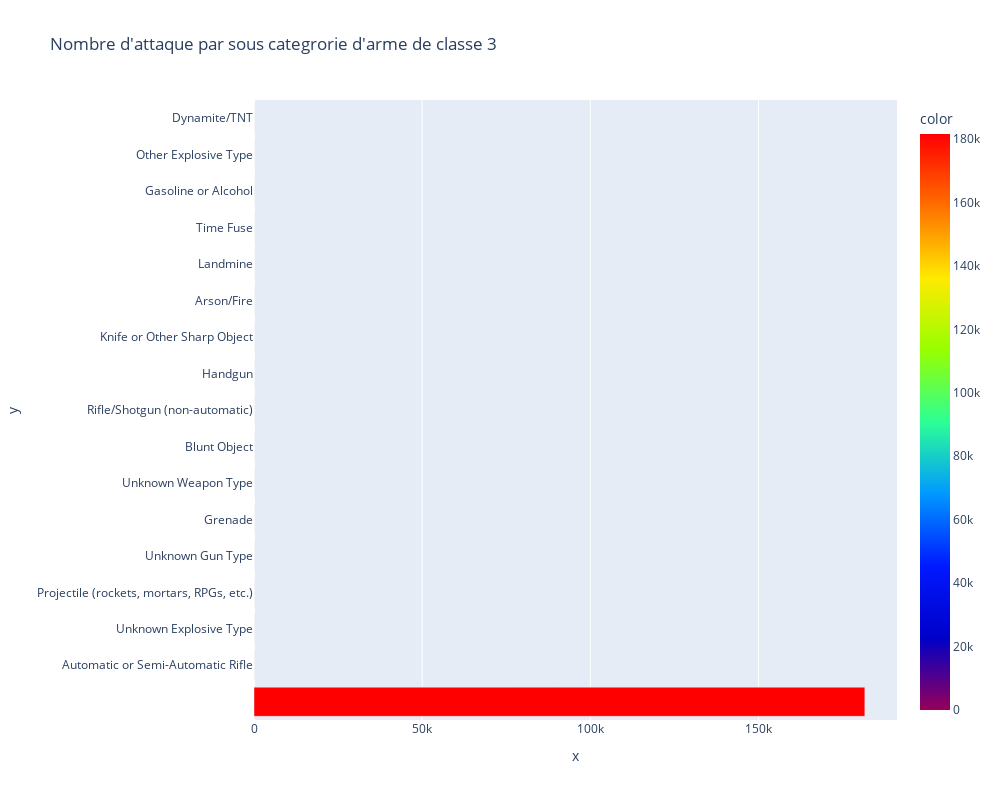

The code cell stored with this chart in its notebook:
### Code cell
countsSub4 = cleaned_data['weapsubtype4_txt'].value_counts()
fig = px.bar(cleaned_data, x=countsSub4.values, y=countsSub4.index, height=800, width=1000,color=countsSub4.values,color_continuous_scale=px.colors.sequential.Rainbow, orientation='h', title="Nombre d'attaque par sous categrorie d'arme de classe 3")
fig.show()

### Figure 1 — Plotly figure (JSON) as saved in the notebook; plotly's stock layout.template omitted (floating-point values rounded to 4 significant figures)
{"data": [{"alignmentgroup": "True", "hovertemplate": "x=%{x}<br>y=%{y}<br>color=%{marker.color}<extra></extra>", "legendgroup": "", "marker": {"color": [181621, 16, 11, 7, 6, 5, 4, 4, 4, 3, 3, 2, 1, 1, 1, 1, 1], "coloraxis": "coloraxis", "pattern": {"shape": ""}}, "name": "", "offsetgroup": "", "orientation": "h", "showlegend": false, "textposition": "auto", "type": "bar", "x": [181621, 16, 11, 7, 6, 5, 4, 4, 4, 3, 3, 2, 1, 1, 1, 1, 1], "xaxis": "x", "y": [" ", "Automatic or Semi-Automatic Rifle", "Unknown Explosive Type", "Projectile (rockets, mortars, RPGs, etc.)", "Unknown Gun Type", "Grenade", "Unknown Weapon Type", "Blunt Object", "Rifle/Shotgun (non-automatic)", "Handgun", "Knife or Other Sharp Object", "Arson/Fire", "Landmine", "Time Fuse", "Gasoline or Alcohol", "Other Explosive Type", "Dynamite/TNT"], "yaxis": "y"}], "layout": {"barmode": "relative", "coloraxis": {"colorbar": {"title": {"text": "color"}}, "colorscale": [[0, "rgb(150,0,90)"], [0.125, "rgb(0,0,200)"], [0.25, "rgb(0,25,255)"], [0.375, "rgb(0,152,255)"], [0.5, "rgb(44,255,150)"], [0.625, "rgb(151,255,0)"], [0.75, "rgb(255,234,0)"], [0.875, "rgb(255,111,0)"], [1, "rgb(255,0,0)"]]}, "height": 800, "legend": {"tracegroupgap": 0}, "title": {"text": "Nombre d'attaque par sous categrorie d'arme de classe 3"}, "width": 1000, "xaxis": {"anchor": "y", "domain": [0, 1], "title": {"text": "x"}}, "yaxis": {"anchor": "x", "domain": [0, 1], "title": {"text": "y"}}}}
